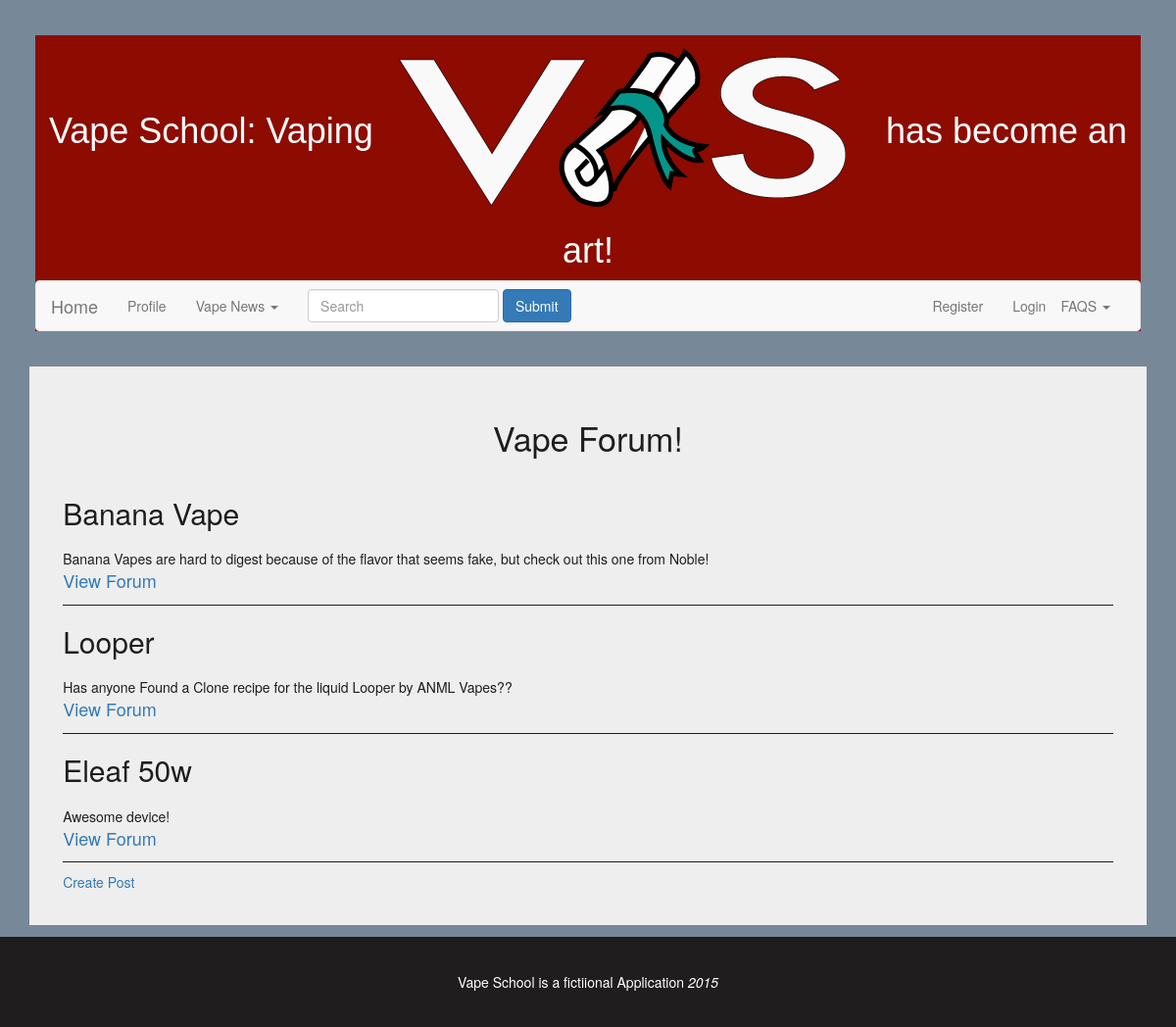
/ASSL/project/index.php/news, run on the app's committed database.
### tables this page shows
CREATE TABLE `news` (
  `id` int(11) NOT NULL AUTO_INCREMENT,
  `title` varchar(128) NOT NULL,
  `slug` varchar(128) NOT NULL,
  `text` text NOT NULL,
  PRIMARY KEY (`id`),
  KEY `slug` (`slug`)
);

### ASSL/project/application/controllers/News.php (called while the page is built, shortened)
<?php
class News extends CI_Controller {
    public function __construct()
    {
        $this->load->model('news_model');
        $this->load->helper('url_helper');
    }
    public function index()
    {
        $data['news'] = $this->news_model->get_news();
        $data['title'] = 'Vape Forum!';
        $this->load->view('templates/header', $data);
        $this->load->view('news/index', $data);
        $this->load->view('templates/footer');
    }
}

### ASSL/project/index.php (called while the page is built, shortened)
<?php
require_once BASEPATH.'core/CodeIgniter.php';

### ASSL/project/application/models/News_model.php (called while the page is built, shortened)
<?php
class News_model extends CI_Model
{
    public function get_news($slug =FALSE)
    {
        if ($slug === FALSE) {
            $query = $this->db->get('news');
            return $query->result_array();
        }
        $query = $this->db->get_where('news', array('slug' => $slug));
        return $query->row_array();
    }
}

### ASSL/project/application/views/news/index.php (the view, shortened to what this page needs)
<div class="container">
    <div class="row">
        <div class="waffle">
        <h2 class="log2"><?php echo $title; ?></h2>
            <?php foreach ($news as $news_item): ?>
        <h3 class="log3"><?php echo $news_item['title']; ?></h3>
        <?php echo $news_item['text']; ?>
    <p class="log"><a href="<?php echo site_url('news/'.$news_item['slug']); ?>">View Forum</a></p>
            <?php endforeach; ?>
            <a href="<? echo base_url('index.php/news/create')?>">Create Post</a>
          </div>
        </div>
    </div>

### ASSL/project/application/views/templates/header.php (shortened to what this page needs)
<!DOCTYPE html>
<html xmlns="http://www.w3.org/1999/html">
<head>
    <link rel="stylesheet" href="https://maxcdn.bootstrapcdn.com/bootstrap/3.3.6/css/bootstrap.min.css">
    <link rel="stylesheet" href='<?=base_url()?> assets/css/style.css' type="text/css" />
</head>
<header>
    <h1>Vape School: Vaping <?php echo img('assets/images/logo.png'); ?>  has become an art!</h1>
    <nav class="navbar navbar-default">
        <div class="container-fluid">
            <div class="navbar-header">
                <a class="navbar-brand" href="<?= base_url('index.php/login') ?>">Home</a>
            </div>
            <div class="collapse navbar-collapse" id="bs-example-navbar-collapse-1">
                <ul class="nav navbar-nav">
                    <li><a href="<?= base_url() ?>"> Profile <span class="sr-only"></span></a></li>
                    <li class="dropdown">
                        <a href="#" class="dropdown-toggle" data-toggle="dropdown" role="button" aria-haspopup="true" aria-expanded="false">Vape News <span class="caret"></span></a>
                    </li>
                </ul>
                <form class="navbar-form navbar-left" role="search">
                    <div class="form-group">
                        <input type="text" class="form-control" placeholder="Search">
                    </div>
                    <button type="submit" class="btn btn-primary">Submit</button>
                </form>
                <ul class="nav navbar-nav navbar-right">
                    <li class="dropdown">
                        <a href="#" class="dropdown-toggle" data-toggle="dropdown" role="button" aria-haspopup="true" aria-expanded="false">FAQS <span class="caret"></span></a>
                    </li>
                </ul>
                <div class="collapse navbar-collapse" id="bs-example-navbar-collapse-1">
                    <ul class="nav navbar-nav navbar-right">
                        <?php if (isset($_SESSION['username']) && $_SESSION['logged_in'] === true) : ?>
                            <li><a href="<?= base_url('index.php/logout') ?>">Logout</a></li>
                        <?php else : ?>
                            <li><a href="<?= base_url('index.php/register') ?>">Register</a></li>
                            <li><a href="<?= base_url('index.php/login') ?>">Login</a></li>
                        <?php endif; ?>
                    </ul>
                </div>
            </div>
    </nav>
</header>
<main id="site-content" role="main">

### ASSL/project/application/views/templates/footer.php (shortened to what this page needs)
<footer> Vape School is a fictiional Application <em>2015</em></footer>
</body>
</html>

### ASSL/project/assets/css/style.css (style rules this page uses)
.container { width: 95%; }
header { background-color: #8d0b00; margin: 3%; }
header h1 { font-family: Lucida Grande, Verdana, Geneva, sans-serif; font-size: 36px; color: white; text-align: center; }
h1 { font-size: 36px; }
h2 { font-size: 30px; }
h3 { font-size: 24px; }
p { font-size: 18px; }
h2 { color: #1f1d1d; }
.waffle { background-color: #eee; width: 100%; padding: 3%; color: #1f1d1d; }
.log3 { font-size: 30px; padding-bottom: 1%; }
.container { padding-bottom: 1%; }

### ASSL/project/application/views/templates/header.php (style rules this page uses)
.container { width: 95%; }
header { background-color: #8d0b00; margin: 3%; }
header h1 { font-family: Lucida Grande, Verdana, Geneva, sans-serif; font-size: 36px; color: white; text-align: center; }
h1 { font-size: 36px; }
h2 { font-size: 30px; }
h3 { font-size: 24px; }
p { font-size: 18px; }

### ASSL/project/application/views/news/index.php (style rules this page uses)
h2 { color: #1f1d1d; }
.waffle { background-color: #eee; width: 100%; padding: 3%; color: #1f1d1d; }
.log { border-bottom: 1px solid #1f1d1d ; padding-bottom: 1%; }
.log2 { font-size: 34px; text-align: center; padding-bottom: 2%; }
.log3 { font-size: 30px; padding-bottom: 1%; }
.container { padding-bottom: 1%; }

### ASSL/project/application/views/templates/footer.php (style rules this page uses)
footer { width: 100%; color: white; background-color: #1f1d1d ; padding: 3%; text-align: center; }

### data on the page
news: title "Banana Vape", text "Banana Vapes are hard to digest because of the flavor that seems fake, but check out this one from Noble!"
news: title "Looper", text "Has anyone Found a Clone recipe for the liquid Looper by ANML Vapes??"
news: title "Eleaf 50w", text "Awesome device!"

### other printed values
$title "Vape Forum!"
